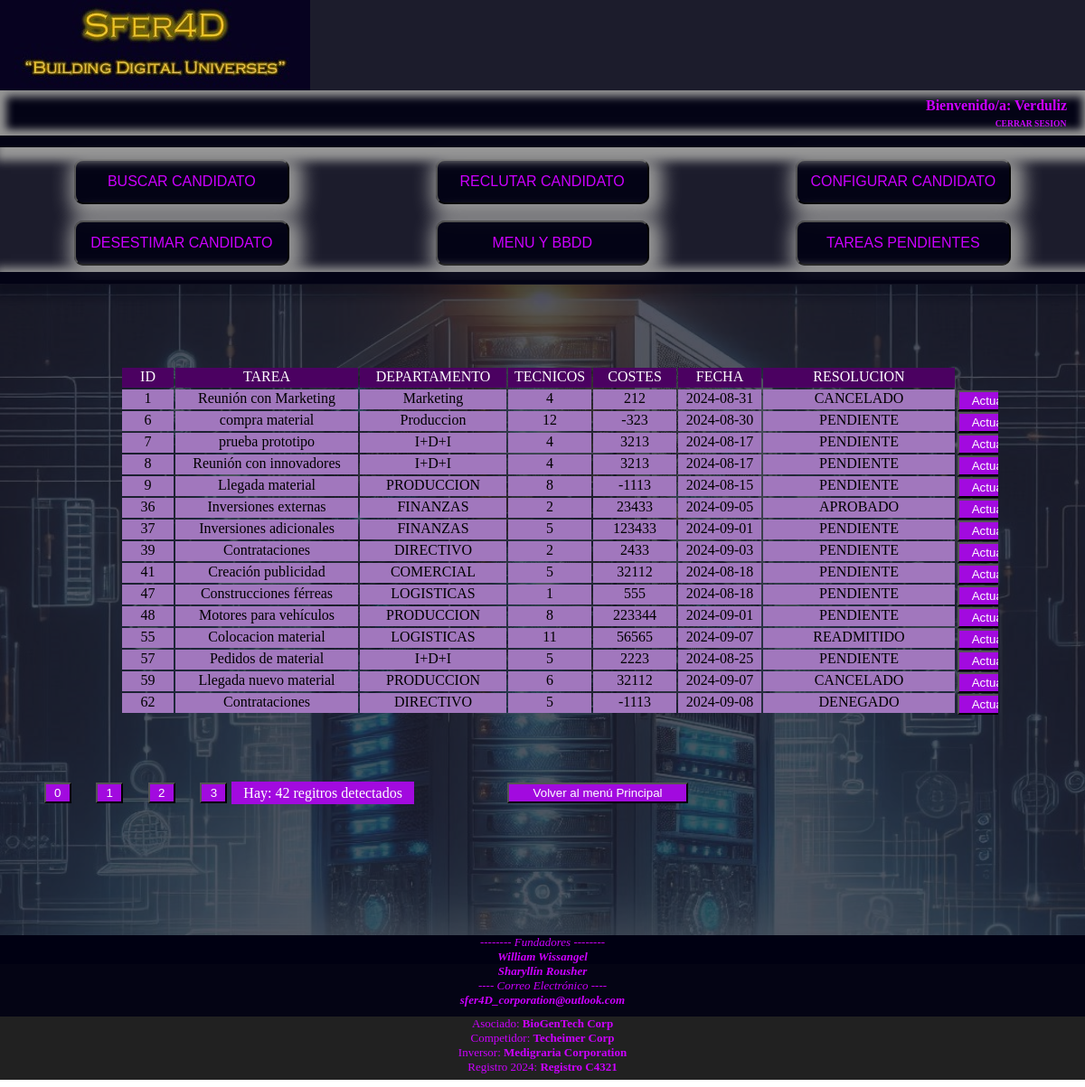
Page /006_Paginacion/0061_PaginacionTareas/tareasPendientes.php (signed in) on the committed database.
### tables this page shows
CREATE TABLE `gestionpeticiones` (
  `ID` int(4) NOT NULL,
  `TAREA` varchar(30) DEFAULT NULL,
  `DEPARTAMENTO` varchar(20) DEFAULT NULL,
  `TECNICOS` int(3) DEFAULT NULL,
  `COSTES` float DEFAULT NULL,
  `FECHA` date DEFAULT NULL,
  `RESOLUCION` varchar(20) DEFAULT NULL
);

### 005_Login/conexionPHP.php (called while the page is built, shortened)
<?php
class ConexionPHP
{
    private static $BD_tablaJefesTareas="gestionpeticiones";
    public static function getBD_TablaJefesTareas()
    {
        return self::$BD_tablaJefesTareas;
    }
}

### 006_Paginacion/0061_PaginacionTareas/controlPend.php (called while the page is built, shortened)
<?php
if(isset($_SESSION["semaforoTABLA"]))
{
    if($_SESSION["semaforoTABLA"]==1)
    {
        include "../../005_Login/conexionPHP.php";
        $conexion=ConexionPHP::getConexionJEFES_RRHH();
        $BD_tabla=ConexionPHP::getBD_TablaJefesTareas();
        $tamPagina=15;
        if(isset($_GET["cargaPagina"]))
            {
                $paginaInicial=($_GET["cargaPagina"])* $tamPagina;
                $_GET["enviar"]=true;
            }
        else
            {
                $paginaInicial=0;
            }
            $base=$conexion->query("SELECT * FROM $BD_tabla LIMIT  $paginaInicial,$tamPagina");
            $registro=$base->fetchAll(PDO::FETCH_OBJ);
            $filasSQL=$conexion->query("SELECT * FROM $BD_tabla")->rowCount();
    }
}
?>

### 006_Paginacion/0061_PaginacionTareas/tareasPendientes.php (the view, shortened to what this page needs)
<!DOCTYPE html>
<html lang="en">
<head>
    <link rel="stylesheet" href="tareasPendientes.css">
</head>
<body onload="cargarPagina()">
    <header id="cabeceraPrincipal">
        <div id="iconoAdorno"><img src="../../006_Paginacion/0061_PaginacionTareas/images/Sfer4D-IconoEmpresa.jpg" id="iconoEmpresa"></div>
    <div id="areaSesion">
        <table style="width:100%">
            <tr>
                    <div id="bienvenido"><strong><?php echo"Bienvenido/a: ".$_SESSION["usuario"];?></strong></div>
                    <a href="../../005_Login/salidaPagina.php" id="cerrarSesion"><strong>CERRAR SESION</strong></a>
            </tr>
        </table>
    </div>
        <div class="VaciobotonesPrincipal"></div>
        <table id="tabla">
            <tr class="cajaBotonera">
                <td class="LlenobotonesPrincipal">
                    <button class="bloque_opciones" style="color: rgb(204, 0, 255)" onclick="location.href='../../001_Busqueda/busquedaPHP.php'">BUSCAR CANDIDATO</button>
                </td>
                <td class="LlenobotonesPrincipal">
                    <button class="bloque_opciones" style="color: rgb(204, 0, 255)" onclick="location.href='../../002_Inserccion/inserccionPHP.php'"> RECLUTAR CANDIDATO</button>
                </td>
                <td class="LlenobotonesPrincipal">
                    <button class="bloque_opciones" style="color: rgb(204, 0, 255)" onclick="location.href='../../003_Actualizacion/actualizacionPHP.php'">CONFIGURAR CANDIDATO</button>
                </td>
            </tr>
            <tr class="cajaBotonera">
                <td class="LlenobotonesPrincipal">
                    <button class="bloque_opciones" style="color: rgb(204, 0, 255)" onclick="location.href='../../004_Eliminacion/eliminacionPHP.php'"> DESESTIMAR CANDIDATO</button>
                </td>
                <td class="LlenobotonesPrincipal">
                    <button class="bloque_opciones" style="color: rgb(204, 0, 255)" onclick="location.href='../../000_ConsultaContactos/ConsultaContactos.php'">MENU Y BBDD</button>
                </td>
                <td class="LlenobotonesPrincipal">
                    <button class="bloque_opciones" style="color: rgb(204, 0, 255)" onclick="location.href='../../006_Paginacion/0061_PaginacionTareas/tareasPendientes.php'">TAREAS PENDIENTES</button>
                </td>
            </tr>
        </table>
        <div class="VaciobotonesPrincipal"></div>
    </header>
    <div class="consulta">
        <?php $_SESSION["semaforoTABLA"]=1; include "controlPend.php";?>
        <div class="tablaBBDD">
            <table id="tablaPaginacion">
                <tr class="cabecera">
                    <td class="cajaT">ID</td>
                    <td class="cajaT">TAREA</td>
                    <td class="cajaT">DEPARTAMENTO</td>
                    <td class="cajaT">TECNICOS</td>
                    <td class="cajaT">COSTES</td>
                    <td class="cajaT">FECHA</td>
                    <td class="cajaT">RESOLUCION</td>
                </tr>
                <?php
                    foreach($registro as $persona):
                ?>
                <tr class="cabecera">
                    <td class="caja"><?php echo($persona->ID);?></td>
                    <td class="caja"><?php echo($persona->TAREA);?></td>
                    <td class="caja"><?php echo($persona->DEPARTAMENTO);?></td>
                    <td class="caja"><?php echo($persona->TECNICOS);?></td>
                    <td class="caja"><?php echo($persona->COSTES);?></td>
                    <td class="caja"><?php echo($persona->FECHA);?></td>
                    <td class="caja"><?php echo($persona->RESOLUCION);?></td>
                    <td class="caja">
                        <a href="../../006_Paginacion/0062_PaginacionTareasConfirmacion/actualizarTareasPend.php?id=<?php echo($persona->ID);?>">
                            <input class="botonera" type="submit" value="Actualizar">
                        </a>
                    </td>
                </tr>
                <?php
                    endforeach;
                ?>
            </table>
            <?php
                    echo "<br><br>";
                    $filasSQLBoton=$filasSQL/$tamPagina;
                    echo"<br><br>";
                    echo"<form method='GET' style='margin-left:100px width:800px'><table style='width:750px'><tr>";
                    for($i=0;$i<(round($filasSQLBoton,0,PHP_ROUND_HALF_UP)+1);$i++)
                    {
                        echo"<td><input
                                type='submit'
                                name='cargaPagina'
                                class='accionamientos'
                                value='$i'></td>";
                    }
                    echo "<td class='nota'> Hay: ".$filasSQL." regitros detectados</td>";
                    echo "<td><input type='submit' value='Volver al menú Principal' name='VolverDeTareasPend' class='nota'></td>";
                    echo "</tr></table></form>";
            ?>
        </div>
    </div>
    <div class="piePagina">
        <footer id="piePrincipal">
            <div id="zocalo">
                -------- Fundadores --------
                <br><strong>William Wissangel</strong></br>
                <strong>Sharyllín Rousher</strong>
                <br>---- Correo Electrónico ----</br>
                <strong>sfer4D_corporation@outlook.com</strong>
            </div>
            <div class="pie">
                Asociado: <strong>BioGenTech Corp</strong><br>
                Competidor: <strong>Techeimer Corp</strong><br>
                Inversor: <strong>Medigraria Corporation</strong><br>
                Registro 2024: <strong>Registro C4321</strong>
            </div>
        </footer>
    </div>
</body>
</html>

### rows in the picture
gestionpeticiones: ID "1", TAREA "Reunión con Marketing", DEPARTAMENTO "Marketing", TECNICOS "4", COSTES "212", FECHA "2024-08-31", RESOLUCION "CANCELADO"
gestionpeticiones: ID "6", TAREA "compra material", DEPARTAMENTO "Produccion", TECNICOS "12", COSTES "-323", FECHA "2024-08-30", RESOLUCION "PENDIENTE"
gestionpeticiones: ID "7", TAREA "prueba prototipo", DEPARTAMENTO "I+D+I", TECNICOS "4", COSTES "3213", FECHA "2024-08-17", RESOLUCION "PENDIENTE"
gestionpeticiones: ID "8", TAREA "Reunión con innovadores", DEPARTAMENTO "I+D+I", TECNICOS "4", COSTES "3213", FECHA "2024-08-17", RESOLUCION "PENDIENTE"
gestionpeticiones: ID "9", TAREA "Llegada material", DEPARTAMENTO "PRODUCCION", TECNICOS "8", COSTES "-1113", FECHA "2024-08-15", RESOLUCION "PENDIENTE"
gestionpeticiones: ID "36", TAREA "Inversiones externas", DEPARTAMENTO "FINANZAS", TECNICOS "2", COSTES "23433", FECHA "2024-09-05", RESOLUCION "APROBADO"
gestionpeticiones: ID "37", TAREA "Inversiones adicionales", DEPARTAMENTO "FINANZAS", TECNICOS "5", COSTES "123433", FECHA "2024-09-01", RESOLUCION "PENDIENTE"
gestionpeticiones: ID "39", TAREA "Contrataciones", DEPARTAMENTO "DIRECTIVO", TECNICOS "2", COSTES "2433", FECHA "2024-09-03", RESOLUCION "PENDIENTE"
gestionpeticiones: ID "41", TAREA "Creación publicidad", DEPARTAMENTO "COMERCIAL", TECNICOS "5", COSTES "32112", FECHA "2024-08-18", RESOLUCION "PENDIENTE"
gestionpeticiones: ID "47", TAREA "Construcciones férreas", DEPARTAMENTO "LOGISTICAS", TECNICOS "1", COSTES "555", FECHA "2024-08-18", RESOLUCION "PENDIENTE"
gestionpeticiones: ID "48", TAREA "Motores para vehículos", DEPARTAMENTO "PRODUCCION", TECNICOS "8", COSTES "223344", FECHA "2024-09-01", RESOLUCION "PENDIENTE"
gestionpeticiones: ID "55", TAREA "Colocacion material", DEPARTAMENTO "LOGISTICAS", TECNICOS "11", COSTES "56565", FECHA "2024-09-07", RESOLUCION "READMITIDO"
gestionpeticiones: ID "57", TAREA "Pedidos de material", DEPARTAMENTO "I+D+I", TECNICOS "5", COSTES "2223", FECHA "2024-08-25", RESOLUCION "PENDIENTE"
gestionpeticiones: ID "59", TAREA "Llegada nuevo material", DEPARTAMENTO "PRODUCCION", TECNICOS "6", COSTES "32112", FECHA "2024-09-07", RESOLUCION "CANCELADO"
gestionpeticiones: ID "62", TAREA "Contrataciones", DEPARTAMENTO "DIRECTIVO", TECNICOS "5", COSTES "-1113", FECHA "2024-09-08", RESOLUCION "DENEGADO"

### other values in the picture
$_SESSION["usuario"] "Verduliz"
$filasSQL "42"
